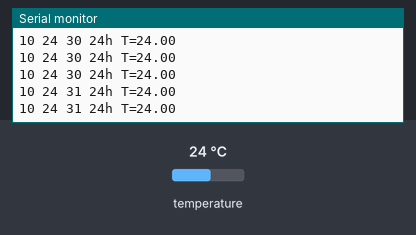
A sketch run on a simulated Arduino Uno, built with avr-gcc and run on an emulated ATmega328P. Parts: the last lines printed to the serial monitor. The inputs (shaded band) are chosen by the test bench; at power-on: temperature 24 °C. The local clock reads 2024-03-15 10:24:30 at power-on unless the sketch sets it.

Above: at 1.2 s.
1.3 s: temperature set to 12 °C
At 1.38 s:
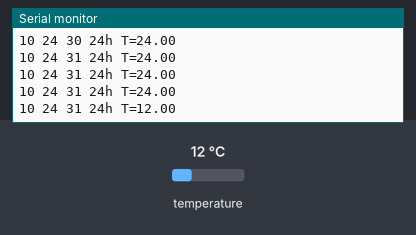
2.8 s: temperature set to 19 °C
At 2.86 s:
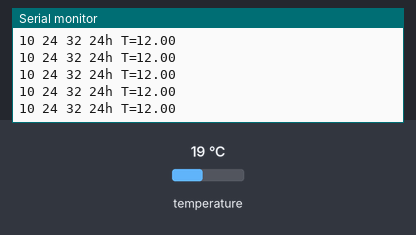
Timing chart, 0 to 5.8 s (numbered marks = the images above; inputs shaded):
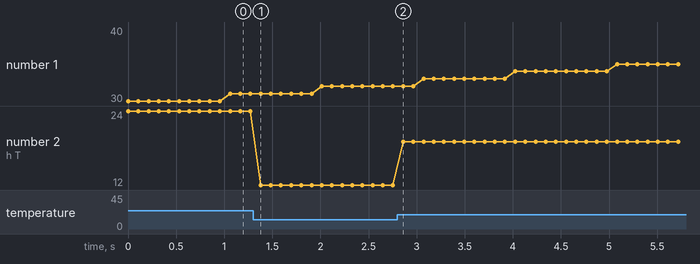

Measured:
- after the input at 1.3 s, the serial monitor: prints a new line after 0.08 s (image 1)
- plotted number 2: 24 → 12 after the input at 1.3 s, 12 → 19 after the input at 2.8 s

The sketch:

RTC_Clock_Test.ino
```cpp
/*
DS3231_test.pde
Eric Ayars
4/11

Test/demo of read routines for a DS3231 RTC.

Turn on the serial monitor after loading this to check if things are
working as they should.

*/

#include <DS3231.h>
#include <Wire.h>

DS3231 Clock;
bool Century=false;
bool h12;
bool PM;
byte ADay, AHour, AMinute, ASecond, ABits;
bool ADy, A12h, Apm;

void setup() {
  // Start the I2C interface
  Wire.begin();
  // Start the serial interface
  Serial.begin(9600);
}

void loop() {


  // Finally the hour, minute, and second
  Serial.print(Clock.getHour(h12, PM), DEC);
  Serial.print(' ');
  Serial.print(Clock.getMinute(), DEC);
  Serial.print(' ');
  Serial.print(Clock.getSecond(), DEC);
  // Add AM/PM indicator
  if (h12) {
    if (PM) {
      Serial.print(" PM ");
    } else {
      Serial.print(" AM ");
    }
  } else {
    Serial.print(" 24h ");
  }
  // Display the temperature
  Serial.print("T=");
  Serial.print(Clock.getTemperature(), 2);
  // Tell whether the time is (likely to be) valid

 Serial.print('\n');
 delay(100);

}
```
